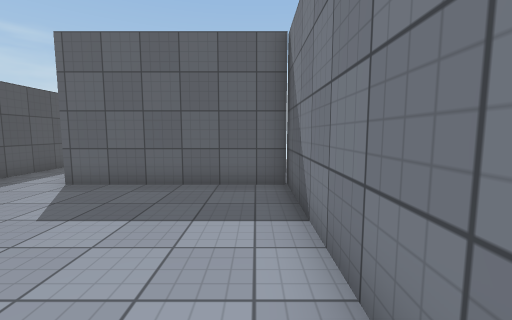
View 1 (above)

14 first-person views from a walk through a Unity game level. The camera is 1.4 m above the floor, tilts 6° down and sees 90° across. The floor is counted in squares, 1 m on a side. Each view is taken from the middle of a square. On the plan, view 1 faces up. The plan holds only what a view shows up to about 13 squares ahead; the rest is blank. The place goes on beyond the plan. The player character is not drawn. Door leaves are left out, so doorways stand open. Surface patterns are stand-ins for the level's own textures.

View 2
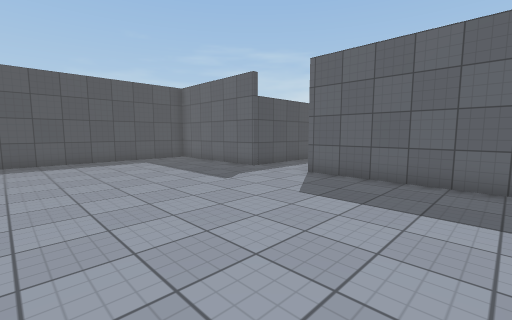

View 3
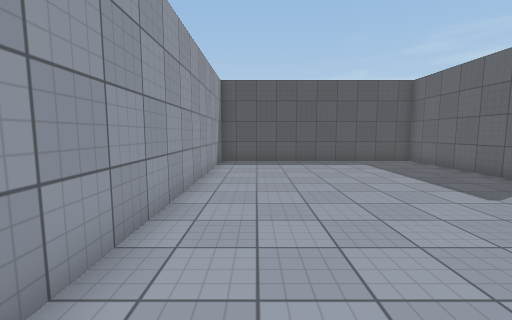

View 4
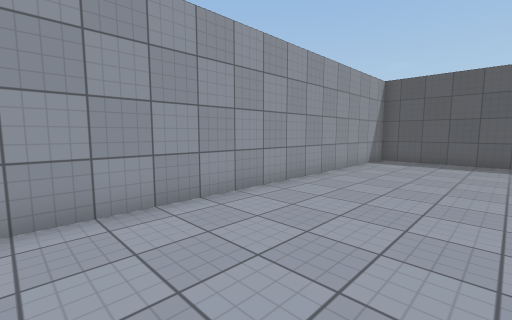

View 5
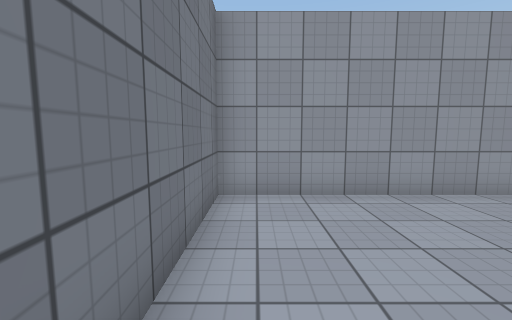

View 6
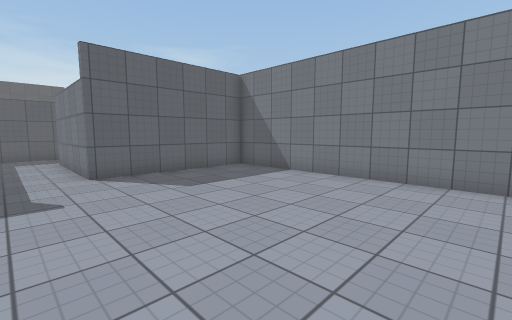

View 7
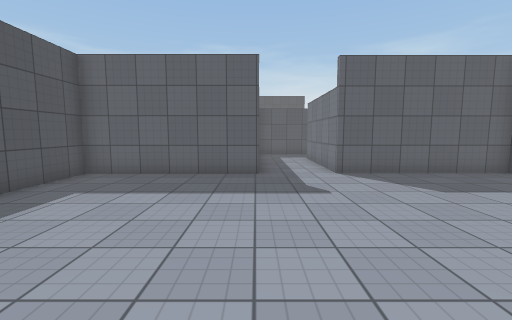

View 8
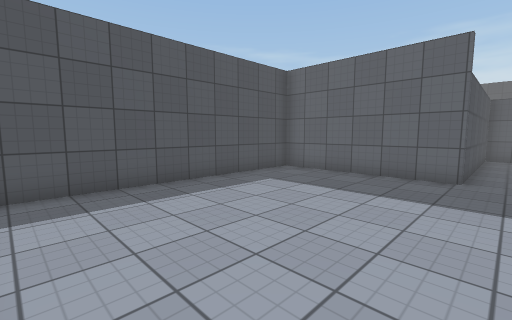

View 9
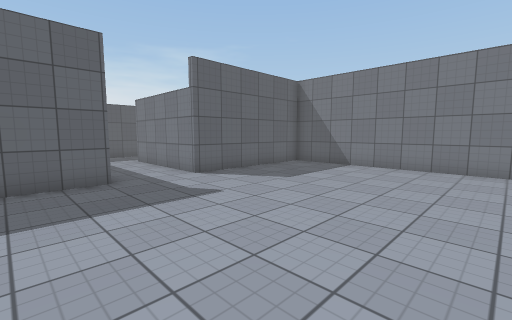

View 10
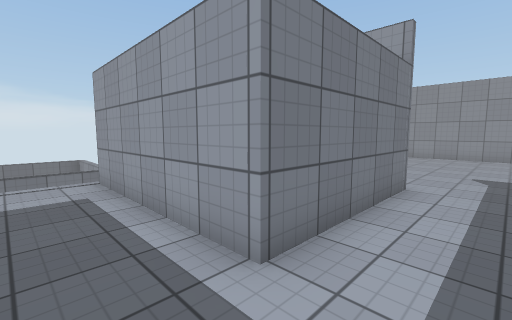

View 11
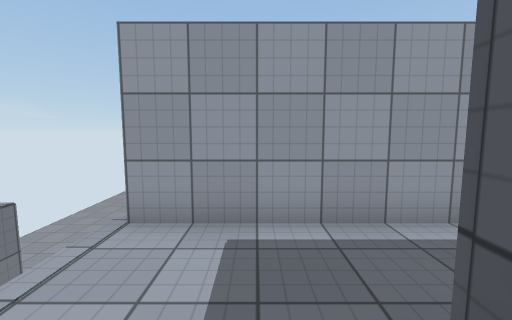

View 12
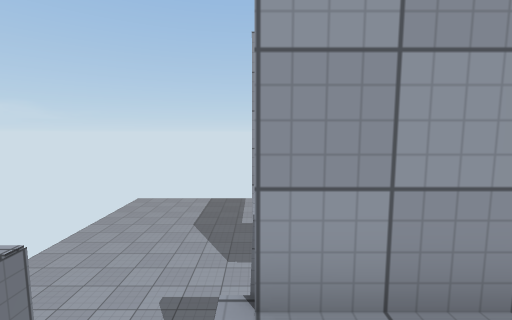

View 13
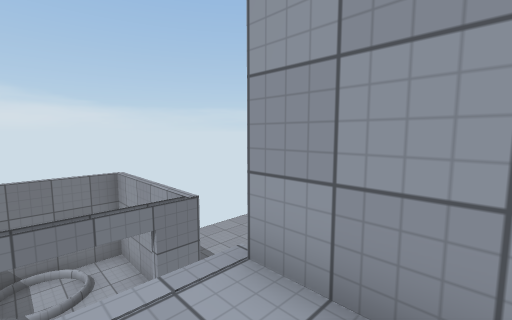

View 14
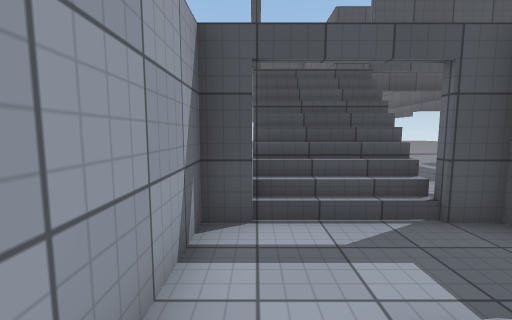

### Floor plan
Key: @ floor where view 1 was taken; # wall or solid block; x gap in a wall; . main floor; - floor 3 m lower than the main floor; / step, stairs or slope; v drop or lower ground.
Columns run from 14 left of view 1 to 9 right of it. Each row starts with its distance up from view 1.
 19             #  #
 18             #  #
 17             #  #
 16             #. #v #
 15       #######   vv#--
 14       #.........///----#
 13       #.........///----#
 12       #..######xvv#----#
 11       #..#     v  ######
 10       #..#     v
  9       #..#     v    vv
  8       #..#      vvvvvvvv
  7 #######..#######vvvvvvvv
  6 #..............#vvvvvvvv
  5 #..............#vvvvvvvv
  4 #..............#vvvvvvvv
  3 #..............#vvvvvvvv
  2 #..............#vvvvvvvv
  1 #..............#vvvvvvv
  0 #.............@#
 -1 #..............#
 -2 #..............#
 -3 ################

Where each view was taken, in squares from view 1:
view 1: 0 up, 0 right, facing up
view 2: 1 down, 0 right, facing up-left
view 3: 1 down, 1 left, facing left
view 4: 2 up, 0 right, facing down-left
view 5: 3 up, 0 right, facing down
view 6: 2 down, 7 left, facing up-right
view 7: 2 down, 8 left, facing up
view 8: 2 down, 7 left, facing up-left
view 9: 1 down, 10 left, facing up-right
view 10: 14 up, 7 left, facing down-right
view 11: 16 up, 1 left, facing down
view 12: 14 up, 1 right, facing down
view 13: 14 up, 1 left, facing down-right
view 14: 12 up, 8 right, facing left
